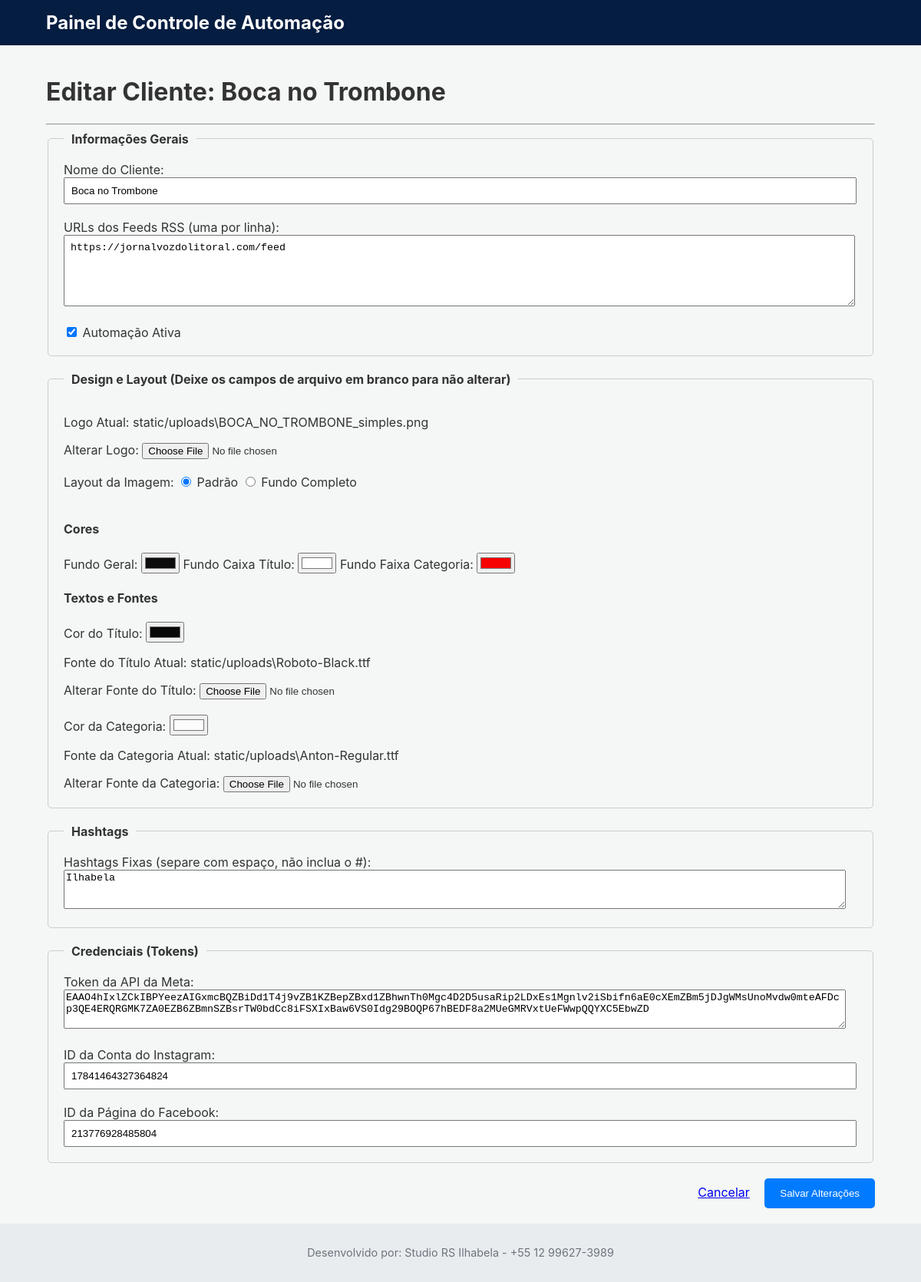
The page /editar/1 on the database its author committed.
### tables this page shows
CREATE TABLE clientes (
            id INTEGER PRIMARY KEY AUTOINCREMENT,
            nome_cliente TEXT NOT NULL,
            ativo INTEGER NOT NULL DEFAULT 1,
            logo_path TEXT,
            fonte_titulo_path TEXT,
            fonte_categoria_path TEXT,
            layout_imagem TEXT DEFAULT 'padrão',
            cor_fundo_geral TEXT,
            cor_faixa_categoria TEXT,
            cor_caixa_titulo TEXT,
            cor_texto_titulo TEXT,
            cor_texto_categoria TEXT,
            meta_api_token TEXT,
            instagram_id TEXT,
            facebook_page_id TEXT,
            hashtags_fixas TEXT -- Campo para hashtags manuais
        );

CREATE TABLE rss_feeds (
            id INTEGER PRIMARY KEY AUTOINCREMENT,
            cliente_id INTEGER NOT NULL,
            url TEXT NOT NULL,
            FOREIGN KEY (cliente_id) REFERENCES clientes (id) ON DELETE CASCADE
        );

### main.py (the view, shortened to what this page needs)
@app.route('/editar/<int:id>', methods=('GET', 'POST'))
def editar(id):
    cliente = get_cliente(id)
    conn = get_db_connection()
    feeds_db = conn.execute('SELECT url FROM rss_feeds WHERE cliente_id = ?', (id,)).fetchall()
    conn.close()
    rss_urls_texto = "\n".join([feed['url'] for feed in feeds_db])
    return render_template('editar_cliente.html', cliente=cliente, rss_urls_texto=rss_urls_texto)

### main.py (called while the page is built)
def get_db_connection():
    conn = sqlite3.connect('automacao.db')
    conn.row_factory = sqlite3.Row
    return conn

def get_cliente(cliente_id):
    conn = get_db_connection()
    cliente = conn.execute('SELECT * FROM clientes WHERE id = ?', (cliente_id,)).fetchone()
    conn.close()
    if cliente is None:
        abort(404)
    return cliente

### templates/editar_cliente.html (shortened to what this page needs)
{% extends "base.html" %}
{% block content %}
  <h1>Editar Cliente: {{ cliente['nome_cliente'] }}</h1>
  <hr>
  <form method="post" enctype="multipart/form-data" style="display: flex; flex-direction: column; gap: 20px;">
    <fieldset style="border: 1px solid #ccc; padding: 20px; border-radius: 5px;">
        <legend style="font-weight: bold; padding: 0 10px;">Informações Gerais</legend>
        <label for="nome_cliente">Nome do Cliente:</label>
        <input type="text" name="nome_cliente" id="nome_cliente" required value="{{ cliente['nome_cliente'] }}" style="width: 98%; padding: 8px;">
        <br><br>
        <label for="rss_urls">URLs dos Feeds RSS (uma por linha):</label>
        <textarea name="rss_urls" id="rss_urls" required rows="5" style="width: 98%; padding: 8px;">{{ rss_urls_texto }}</textarea>
        <br><br>
        <label><input type="checkbox" name="ativo" {% if cliente['ativo'] == 1 %}checked{% endif %}> Automação Ativa</label>
    </fieldset>
    <fieldset style="border: 1px solid #ccc; padding: 20px; border-radius: 5px;">
        <legend style="font-weight: bold; padding: 0 10px;">Design e Layout (Deixe os campos de arquivo em branco para não alterar)</legend>
        <p>Logo Atual: {{ cliente['logo_path'] or 'Nenhum' }}</p>
        <label for="logo">Alterar Logo:</label>
        <input type="file" name="logo" id="logo">
        <br><br>
        <label>Layout da Imagem:</label>
        <label><input type="radio" name="layout_imagem" value="padrão" {% if cliente['layout_imagem'] == 'padrão' %}checked{% endif %}> Padrão</label>
        <label><input type="radio" name="layout_imagem" value="fundo_completo" {% if cliente['layout_imagem'] == 'fundo_completo' %}checked{% endif %}> Fundo Completo</label>
        <br><br>
        <h4>Cores</h4>
        <label for="cor_fundo_geral">Fundo Geral:</label>
        <input type="color" name="cor_fundo_geral" id="cor_fundo_geral" value="{{ cliente['cor_fundo_geral'] or '#051d40' }}">
        <label for="cor_caixa_titulo">Fundo Caixa Título:</label>
        <input type="color" name="cor_caixa_titulo" id="cor_caixa_titulo" value="{{ cliente['cor_caixa_titulo'] or '#000000' }}">
        <label for="cor_faixa_categoria">Fundo Faixa Categoria:</label>
        <input type="color" name="cor_faixa_categoria" id="cor_faixa_categoria" value="{{ cliente['cor_faixa_categoria'] or '#000000' }}">
        <h4>Textos e Fontes</h4>
        <label for="cor_texto_titulo">Cor do Título:</label>
        <input type="color" name="cor_texto_titulo" id="cor_texto_titulo" value="{{ cliente['cor_texto_titulo'] or '#FFFFFF' }}">
        <p>Fonte do Título Atual: {{ cliente['fonte_titulo_path'] or 'Nenhuma' }}</p>
        <label for="fonte_titulo">Alterar Fonte do Título:</label>
        <input type="file" name="fonte_titulo" id="fonte_titulo">
        <br><br>
        <label for="cor_texto_categoria">Cor da Categoria:</label>
        <input type="color" name="cor_texto_categoria" id="cor_texto_categoria" value="{{ cliente['cor_texto_categoria'] or '#FFD700' }}">
        <p>Fonte da Categoria Atual: {{ cliente['fonte_categoria_path'] or 'Nenhuma' }}</p>
        <label for="fonte_categoria">Alterar Fonte da Categoria:</label>
        <input type="file" name="fonte_categoria" id="fonte_categoria">
    </fieldset>
    <fieldset style="border: 1px solid #ccc; padding: 20px; border-radius: 5px;">
        <legend style="font-weight: bold; padding: 0 10px;">Hashtags</legend>
        <label for="hashtags_fixas">Hashtags Fixas (separe com espaço, não inclua o #):</label>
        <textarea name="hashtags_fixas" id="hashtags_fixas" rows="3" style="width: 98%;">{{ cliente['hashtags_fixas'] or '' }}</textarea>
    </fieldset>
    <fieldset style="border: 1px solid #ccc; padding: 20px; border-radius: 5px;">
        <legend style="font-weight: bold; padding: 0 10px;">Credenciais (Tokens)</legend>
        <label for="meta_api_token">Token da API da Meta:</label>
        <textarea name="meta_api_token" id="meta_api_token" rows="3" style="width: 98%;">{{ cliente['meta_api_token'] or '' }}</textarea>
        <br><br>
        <label for="instagram_id">ID da Conta do Instagram:</label>
        <input type="text" name="instagram_id" id="instagram_id" value="{{ cliente['instagram_id'] or '' }}" style="width: 98%; padding: 8px;">
        <br><br>
        <label for="facebook_page_id">ID da Página do Facebook:</label>
        <input type="text" name="facebook_page_id" id="facebook_page_id" value="{{ cliente['facebook_page_id'] or '' }}" style="width: 98%; padding: 8px;">
    </fieldset>
    <div style="text-align: right;">
      <a href="/" style="margin-right: 15px;">Cancelar</a>
      <button type="submit" style="background-color: #007bff; color: white; padding: 12px 20px; border: none; border-radius: 5px; cursor: pointer;">Salvar Alterações</button>
    </div>
  </form>
{% endblock %}

### templates/base.html (style rules this page uses)
body { font-family: -apple-system, BlinkMacSystemFont, "Segoe UI", Roboto, Helvetica, Arial, sans-serif; background-color: #f4f7f6; color: #333; margin: 0; padding: 0; display: flex; flex-direction: column; min-height: 100vh; }

### rows shown on the page
clientes: nome_cliente "Boca no Trombone", ativo "☑", logo_path "static/uploads\\BOCA_NO_TROMBONE_simples.png", layout_imagem "☑ Padrão", layout_imagem "☐ Fundo Completo", cor_fundo_geral "#0d0d0d", cor_caixa_titulo "#ffffff", cor_faixa_categoria "#f70202", cor_texto_titulo "#080808", fonte_titulo_path "static/uploads\\Roboto-Black.ttf", cor_texto_categoria "#fcfcfc", fonte_categoria_path "static/uploads\\Anton-Regular.ttf", hashtags_fixas "Ilhabela", meta_api_token "EAAO4hIxlZCkIBPYeezAIGxmcBQZBiDd1T4j9vZB1KZBepZBxd1ZBhwnTh0Mgc4D2D5usaRip2LDxEs1Mgnlv2iSbifn6aE0cXEmZBm5jDJgWMsUnoMvdw0mteAFDcp3QE4ERQRGMK7ZA0EZB6ZBmnSZBsrTW0bdCc8iFSXIxBaw6VS0Idg29BOQP67hBEDF8a2MUeGMRVxtUeFWwpQQYXC5EbwZD", instagram_id "17841464327364824", facebook_page_id "213776928485804"
rss_feeds: rss_urls "https://jornalvozdolitoral.com/feed"
